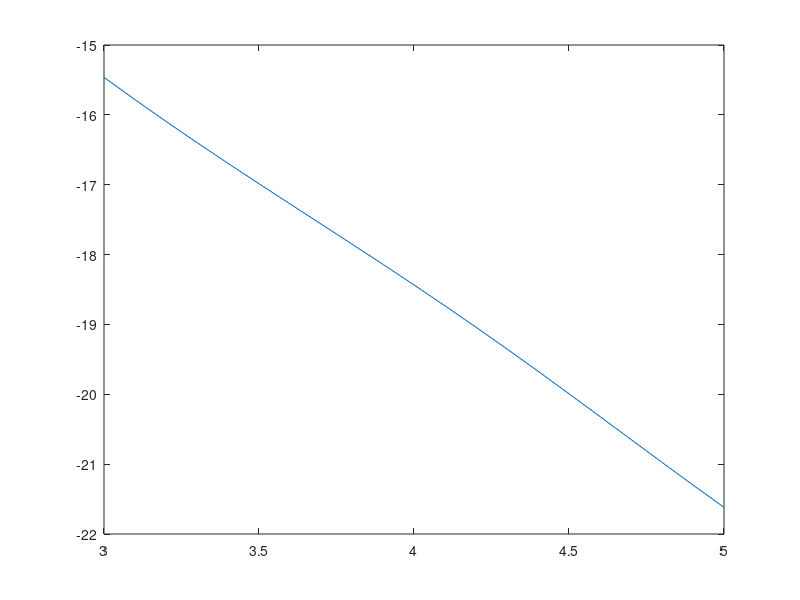

MATLAB code to generate this figure:
%EulersV1
%EulersQ

clear
clc

CArray = 3 : 0.1 : 5;
nStep = length(CArray);

t0 = 0;
x0 = 3;
tf = 3;
n = 150;

for i = 1 : nStep
    xArray = x0;
    tArray = linspace(t0, tf, n+1);
    h = (tf - t0)/n;
    C = CArray(i);
    
     f = @(t,x) sin(x) - cosh(t) - C;

    for n = 1 : n
        xArray(n+1) = (xArray(n) + h*f(tArray(n), xArray(n)));
    end
    resultsArray(i) = xArray(end);
end

plot(CArray, resultsArray);
